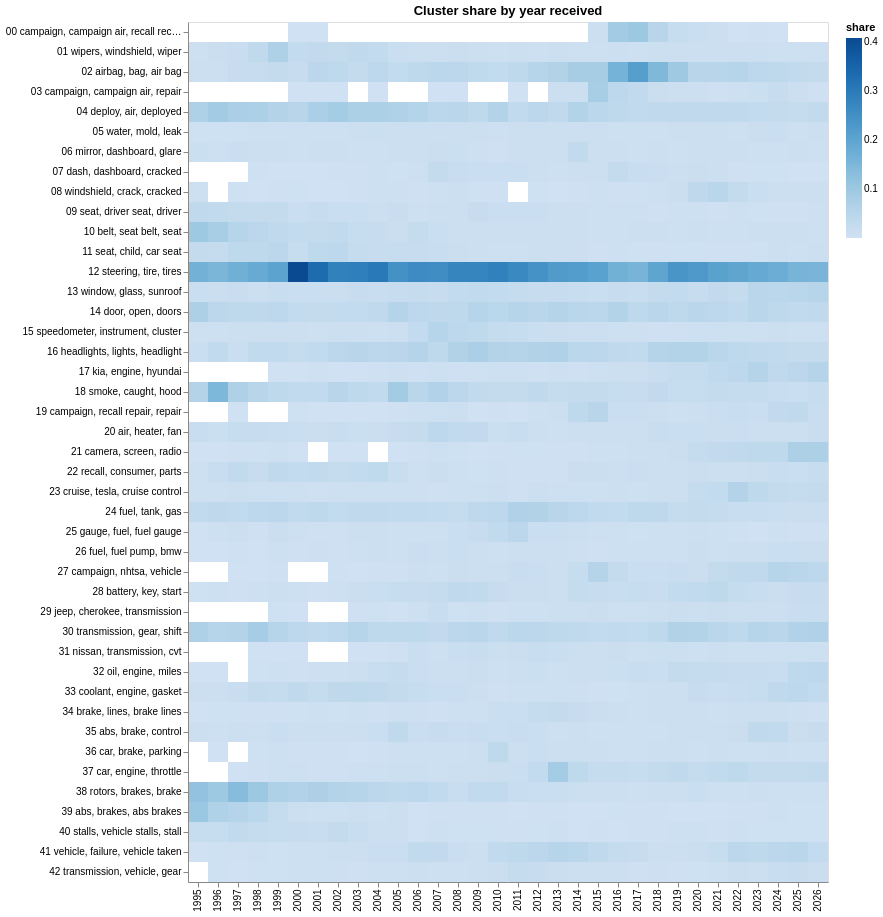

The cell this chart's notebook holds for it:
### Code cell
year_share_chart(hdbscan_clusters, sample["YEAR"], hdbscan_names)

### Figure 1 — Vega-Lite specification as saved in the notebook (floating-point values rounded to 4 significant figures; data arrays with more than 128 entries replaced by an {"elided": "..."} marker saying what was removed)
{"config": {"view": {"continuousWidth": 300, "continuousHeight": 300}}, "data": {"name": "data-2b57dea2b8e98d6987444b38169a01d1"}, "mark": {"type": "rect"}, "encoding": {"color": {"field": "share", "scale": {"scheme": "blues"}, "title": "share", "type": "quantitative"}, "tooltip": [{"field": "name", "type": "nominal"}, {"field": "year", "type": "quantitative"}, {"field": "share", "format": ".1%", "type": "quantitative"}], "x": {"field": "year", "title": null, "type": "ordinal"}, "y": {"field": "name", "sort": ["00 campaign, campaign air, recall received", "01 wipers, windshield, wiper", "02 airbag, bag, air bag", "03 campaign, campaign air, repair", "04 deploy, air, deployed", "05 water, mold, leak", "06 mirror, dashboard, glare", "07 dash, dashboard, cracked", "08 windshield, crack, cracked", "09 seat, driver seat, driver", "10 belt, seat belt, seat", "11 seat, child, car seat", "12 steering, tire, tires", "13 window, glass, sunroof", "14 door, open, doors", "15 speedometer, instrument, cluster", "16 headlights, lights, headlight", "17 kia, engine, hyundai", "18 smoke, caught, hood", "19 campaign, recall repair, repair", "20 air, heater, fan", "21 camera, screen, radio", "22 recall, consumer, parts", "23 cruise, tesla, cruise control", "24 fuel, tank, gas", "25 gauge, fuel, fuel gauge", "26 fuel, fuel pump, bmw", "27 campaign, nhtsa, vehicle", "28 battery, key, start", "29 jeep, cherokee, transmission", "30 transmission, gear, shift", "31 nissan, transmission, cvt", "32 oil, engine, miles", "33 coolant, engine, gasket", "34 brake, lines, brake lines", "35 abs, brake, control", "36 car, brake, parking", "37 car, engine, throttle", "38 rotors, brakes, brake", "39 abs, brakes, abs brakes", "40 stalls, vehicle stalls, stall", "41 vehicle, failure, vehicle taken", "42 transmission, vehicle, gear"], "title": null, "type": "nominal"}}, "height": 860, "title": "Cluster share by year received", "width": 640, "$schema": "https://vega.github.io/schema/vega-lite/v6.4.1.json", "datasets": {"data-2b57dea2b8e98d6987444b38169a01d1": {"elided": "1309 records"}}}
